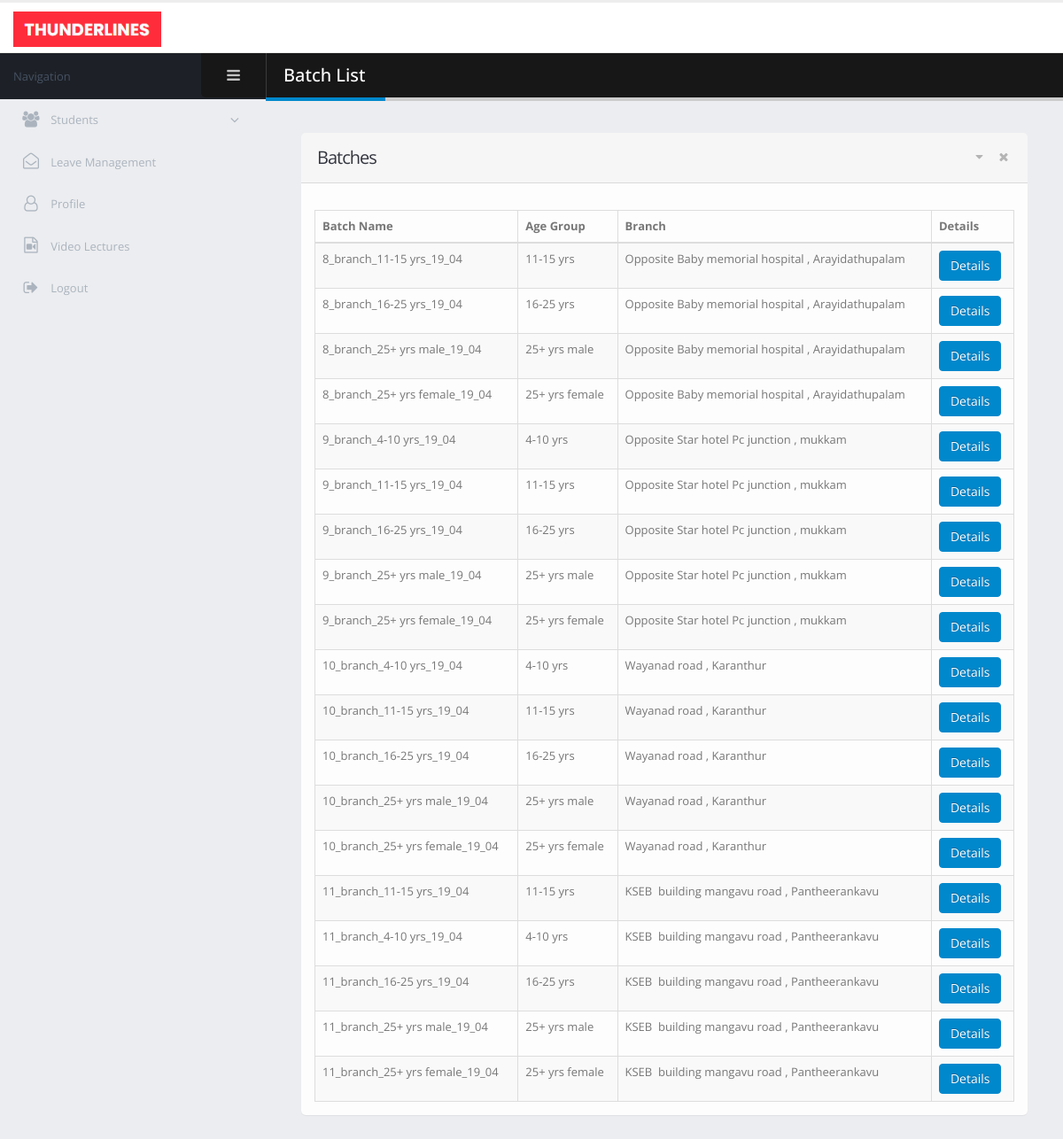
/choreographer/batches.php, run on the app's committed database.
### tables this page shows
CREATE TABLE `batch` (
  `batch_id` int(11) NOT NULL,
  `batch_name` varchar(40) NOT NULL,
  `batch_age_grp` varchar(35) NOT NULL,
  `branch_id` int(11) NOT NULL,
  `choreographer_id` int(11) DEFAULT 0
);

CREATE TABLE `branch` (
  `branch_id` int(11) NOT NULL,
  `branch_landmark` varchar(40) NOT NULL,
  `branch_pincode` int(11) NOT NULL,
  `branch_place` varchar(30) NOT NULL,
  `branch_dst` varchar(50) NOT NULL
);

### choreographer/batches.php (the view, shortened to what this page needs)
<!doctype html>
<html class="fixed">
<head>
    <link rel="stylesheet" href="../admin/assets/vendor/bootstrap/css/bootstrap.css" />
    <link rel="stylesheet" href="../admin/assets/vendor/font-awesome/css/font-awesome.css" />
    <link rel="stylesheet" href="../admin/assets/vendor/magnific-popup/magnific-popup.css" />
    <link rel="stylesheet" href="../admin/assets/vendor/bootstrap-datepicker/css/bootstrap-datepicker3.css" />
    <link rel="stylesheet" href="../admin/assets/vendor/jquery-ui/jquery-ui.css" />
    <link rel="stylesheet" href="../admin/assets/vendor/jquery-ui/jquery-ui.theme.css" />
    <link rel="stylesheet" href="../admin/assets/vendor/bootstrap-multiselect/bootstrap-multiselect.css" />
    <link rel="stylesheet" href="../admin/assets/vendor/morris.js/morris.css" />
    <link rel="stylesheet" href="../admin/assets/stylesheets/theme.css" />
    <link rel="stylesheet" href="../admin/assets/stylesheets/skins/default.css" />
    <link rel="stylesheet" href="../admin/assets/stylesheets/theme-custom.css">
</head>
<body>
<section class="body">
    <header class="header">
        <div class="logo-container">
            <a href="homepage.php" class="logo">
                <img src="../admin/assets/images/new_logo.png" alt="Porto Admin" height="40"/>
            </a>
        </div>
    </header>
    <div class="inner-wrapper">
        <aside id="sidebar-left" class="sidebar-left">
            <div class="sidebar-header">
                <div class="sidebar-title">
                    Navigation
                </div>
                <div class="sidebar-toggle hidden-xs" data-toggle-class="sidebar-left-collapsed" data-target="html" data-fire-event="sidebar-left-toggle">
                    <i class="fa fa-bars" aria-label="Toggle sidebar"></i>
                </div>
            </div>
            <div class="nano">
                <div class="nano-content">
                    <nav id="menu" class="nav-main" role="navigation">
                        <ul class="nav nav-main ">
                            <li class="nav-parent">
                                <a href="#">
                                    <i class="fa fa-users" aria-hidden="true"></i>
                                    <span>Students</span>
                                </a>
                            </li>
                            <li>
                                <a href="leaves.php">
                                    <i class="fa fa-envelope-open-o" aria-hidden="true"></i>
                                    <span>Leave Management</span>
                                </a>
                            </li>
                            <li>
                                <a href="choreographer_details.php">
                                    <i class="fa fa-user-o" aria-hidden="true"></i>
                                    <span>Profile</span>
                                </a>
                            </li>
                            <li>
                                <a href="video_lectures.php">
                                    <i class="fa fa-file-video-o" aria-hidden="true"></i>
                                    <span>Video Lectures</span>
                                </a>
                            </li>
                            <li>
                                <a href="../login.html">
                                    <i class="fa fa-sign-out" aria-hidden="true"></i>
                                    <span>Logout</span>
                                </a>
                            </li>
                        </ul>
                    </nav>
                </div>
            </div>
        </aside>
        <section role="main" class="content-body">
            <header class="page-header">
                <h2>Batch List</h2>
            </header>
            <section class="panel">
                <header class="panel-heading">
                    <div class="panel-actions">
                        <a href="#" class="panel-action panel-action-toggle" data-panel-toggle></a>
                        <a href="#" class="panel-action panel-action-dismiss" data-panel-dismiss></a>
                    </div>
                    <h2 class="panel-title">Batches</h2>
                </header>
                <div class="panel-body">
                    <div class="row">
                        <div class="col-sm-6">
                        </div>
                    </div>
                    <table class="table table-bordered table-striped mb-none" id="tester_table">
                        <thead>
                        <tr>
                            <th>Batch Name</th>
                            <th>Age Group</th>
                            <th>Branch</th>
                            <th>Details</th>
                        </tr>
                        </thead>
                        <tbody>
                        <?php
                        $server_name = "localhost";
                        $user_name = "root";
                        $password = "";
                        $database = "dance-academy";
                        $conn = new mysqli($server_name, $user_name, $password, $database);
                        $choreo_mail = $_SESSION['choreo_mail'];
                        $sel_choreo_id = "select choreographer_id from choreographer where email='$choreo_mail'";
                        $res_choreo_id = $conn->query($sel_choreo_id);
                        $row_choreo_id = $res_choreo_id->fetch_array();
                        $batch_sel = "select batch_id, batch_name, batch_age_grp, branch_id from batch where choreographer_id='$row_choreo_id[0]'";
                        $res = $conn->query($batch_sel);
                        while ($row = $res->fetch_array())
                        {
                            echo "<tr>";
                            echo "<td>$row[1]</td>";
                            echo "<td>$row[2]</td>";
                            $res_branch = $conn->query("select branch_landmark, branch_place from branch where branch_id='$row[3]'");
                            while ($row_branch = $res_branch->fetch_array())
                            {
                                echo "<td>$row_branch[0] , $row_branch[1]</td>";
                            }
                            echo "<td><a href='batch_details.php?id=$row[0]'><button class='btn btn-primary'>Details</button></a></td>";
                        }
                        ?>
                        </tbody>
                    </table>
                </div>
            </section>
        </section>
    </div>
</section>
</body>
</html>

### admin/assets/stylesheets/skins/default.css (style rules this page uses)
a, .btn-link { color: #0088cc; }
body .btn-primary { color: #ffffff; text-shadow: 0 -1px 0 rgba(0, 0, 0, 0.25); background-color: #0088cc; border-color: #0088cc; }
.page-header h2 { border-bottom-color: #0088cc; }

### data on the page
batch: batch_name "8_branch_11-15 yrs_19_04", batch_age_grp "11-15 yrs"
branch: branch_landmark "Opposite Baby memorial hospital", branch_place "Arayidathupalam"
batch: batch_name "8_branch_16-25 yrs_19_04", batch_age_grp "16-25 yrs"
batch: batch_name "8_branch_25+ yrs male_19_04", batch_age_grp "25+ yrs male"
batch: batch_name "8_branch_25+ yrs female_19_04", batch_age_grp "25+ yrs female"
batch: batch_name "9_branch_4-10 yrs_19_04", batch_age_grp "4-10 yrs"
branch: branch_landmark "Opposite Star hotel Pc junction", branch_place "mukkam"
batch: batch_name "9_branch_11-15 yrs_19_04", batch_age_grp "11-15 yrs"
batch: batch_name "9_branch_16-25 yrs_19_04", batch_age_grp "16-25 yrs"
batch: batch_name "9_branch_25+ yrs male_19_04", batch_age_grp "25+ yrs male"
batch: batch_name "9_branch_25+ yrs female_19_04", batch_age_grp "25+ yrs female"
batch: batch_name "10_branch_4-10 yrs_19_04", batch_age_grp "4-10 yrs"
branch: branch_landmark "Wayanad road", branch_place "Karanthur"
batch: batch_name "10_branch_11-15 yrs_19_04", batch_age_grp "11-15 yrs"
batch: batch_name "10_branch_16-25 yrs_19_04", batch_age_grp "16-25 yrs"
batch: batch_name "10_branch_25+ yrs male_19_04", batch_age_grp "25+ yrs male"
batch: batch_name "10_branch_25+ yrs female_19_04", batch_age_grp "25+ yrs female"
batch: batch_name "11_branch_11-15 yrs_19_04", batch_age_grp "11-15 yrs"
branch: branch_landmark "KSEB building mangavu road", branch_place "Pantheerankavu"
batch: batch_name "11_branch_4-10 yrs_19_04", batch_age_grp "4-10 yrs"
batch: batch_name "11_branch_16-25 yrs_19_04", batch_age_grp "16-25 yrs"
batch: batch_name "11_branch_25+ yrs male_19_04", batch_age_grp "25+ yrs male"
batch: batch_name "11_branch_25+ yrs female_19_04", batch_age_grp "25+ yrs female"
